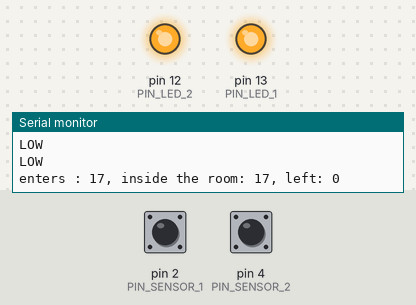
A sketch run on a simulated Arduino Uno, built with avr-gcc and run on an emulated ATmega328P. Parts: output pins drawn as LEDs (lit = HIGH), the last lines printed to the serial monitor. The test bench sets the inputs (shaded band); at power-on: pin 2 (PIN_SENSOR_1) LOW, pin 4 (PIN_SENSOR_2) LOW.

Above: at 1.2 s.
1.3 s: pin 2 (PIN_SENSOR_1) driven HIGH
At 2.5 s:
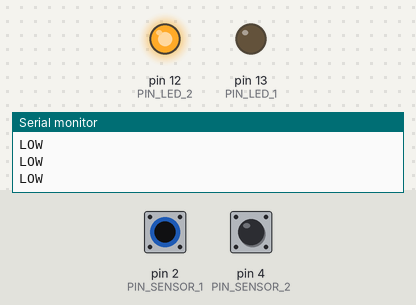
2.8 s: pin 4 (PIN_SENSOR_2) driven HIGH
At 3.9 s:
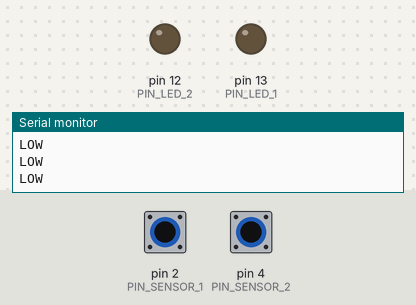
4.3 s: pin 2 (PIN_SENSOR_1) driven LOW
At 4.9 s:
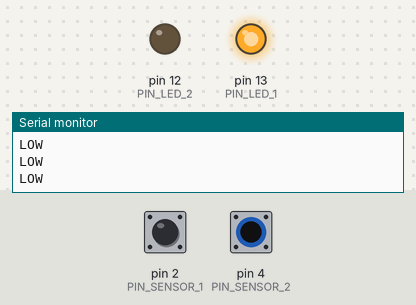
5.8 s: pin 4 (PIN_SENSOR_2) driven LOW
At 6.4 s:
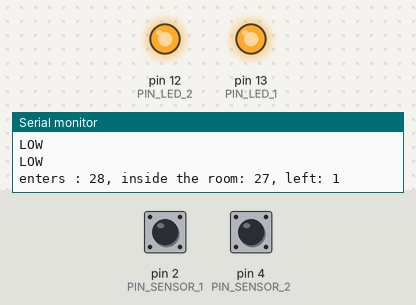
8.8 s: pin 4 (PIN_SENSOR_2) pulsed HIGH 5 times (0.12 s each, 0.3 s apart)
At 8.9 s:
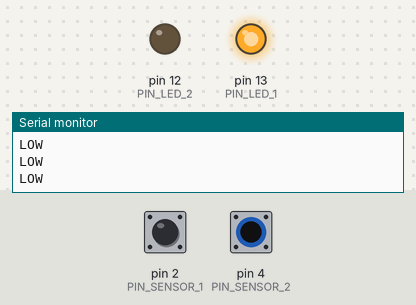
13.3 s: pin 2 (PIN_SENSOR_1) pulsed HIGH 5 times (0.12 s each, 0.3 s apart)
At 15.1 s:
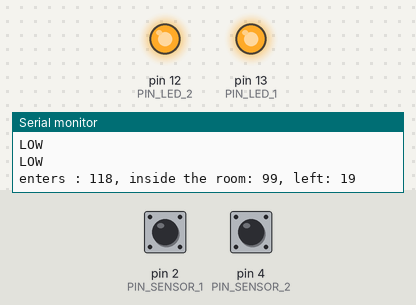
Timing chart, 0 to 16.6 s (numbered marks = the images above; inputs shaded):
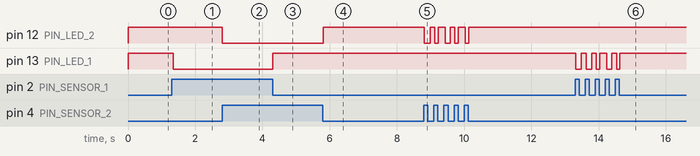

Measured:
- after the input at 1.3 s, pin 13 (PIN_LED_1): HIGH → LOW after 0.05 s
- after the input at 2.8 s, pin 12 (PIN_LED_2): HIGH → LOW at once
- after the input at 4.3 s, pin 13 (PIN_LED_1): LOW → HIGH at once
- after the input at 5.8 s, pin 12 (PIN_LED_2): LOW → HIGH at once
- after the input at 8.8 s, pin 12 (PIN_LED_2): HIGH → LOW at once, then moves between LOW and HIGH, repeating every 0.60 s
- after the input at 13.3 s, pin 13 (PIN_LED_1): HIGH → LOW at once, → HIGH 0.17 s later, → LOW 0.14 s later, → HIGH 0.16 s later, … (10 changes in this stretch)

The sketch:

people_room_monitoring_soft.ino
```cpp
#include <Arduino.h>
#include "people_room_monitoring.h"

  int enter = 0, inside = 0, out = 0;
  t_sensor sensor1, sensor2;
  int stateChanged = 0;
bool isDetected(int pinsensor)
{
  if (digitalRead(pinsensor) == HIGH)
    return false;
  else
    Serial.println("LOW\n");
    return true;
}

void light_up_led(t_sensor sens)
{
  if(isDetected(sens.sensor))
    digitalWrite(sens.led, HIGH);
  else
    digitalWrite(sens.led, LOW);
}

void setup()
{
  Serial.begin(9600);
  pinMode(PIN_SENSOR_1, INPUT);
  pinMode(PIN_LED_1, OUTPUT);
  pinMode(PIN_SENSOR_2, INPUT);
  pinMode(PIN_LED_2, OUTPUT);

  sensor1.led = PIN_LED_1;
  sensor1.sensor = PIN_SENSOR_1;
  sensor1.activated = 0;

  sensor2.led = PIN_LED_2;
  sensor2.sensor = PIN_SENSOR_2;
  sensor2.activated = 0;
}

void loop()
{


  char data[1000];
  char data_prev[1000];

  // Light up LED on detection
  light_up_led(sensor1);
  light_up_led(sensor2);

  // Algo

  if(isDetected(sensor1.sensor) == true)
  {
    if(sensor2.activated == 0)
    {
      sensor1.activated = 1;
    }else if(sensor2.activated == 1)
    {
      sensor2.activated = 0;
      inside--;
      out++;
      stateChanged = 1;
    }
  }
  if (isDetected(sensor2.sensor) == true)
  {
    if(sensor1.activated == 0){
      sensor2.activated = 1;
    }
    else if(sensor1.activated == 1)
    {
      sensor1.activated = 0;
      inside++;
      enter++;
      stateChanged = 1;
    }

  }

  if(inside < 0)
    inside = 0;

  if (stateChanged == 1)
  {
    sprintf(data, "enters : %d, inside the room: %d, left: %d \n", enter, inside, out);
    Serial.println(data);
    stateChanged = 0;
  }
  //delay(100);

}
```

people_room_monitoring.h
```cpp
#ifndef PEOPLE_ROOM_MONITORING_H
#define PEOPLE_ROOM_MONITORING_H

#define PIN_SENSOR_1 2
#define PIN_SENSOR_2 4

#define PIN_LED_1 13
#define PIN_LED_2 12

struct tsensor
{
  int led;
  int sensor;
  int activated;
};

typedef tsensor t_sensor;

void light_up_led(t_sensor sens);
bool isDetected(int pinsensor);

#endif
```
